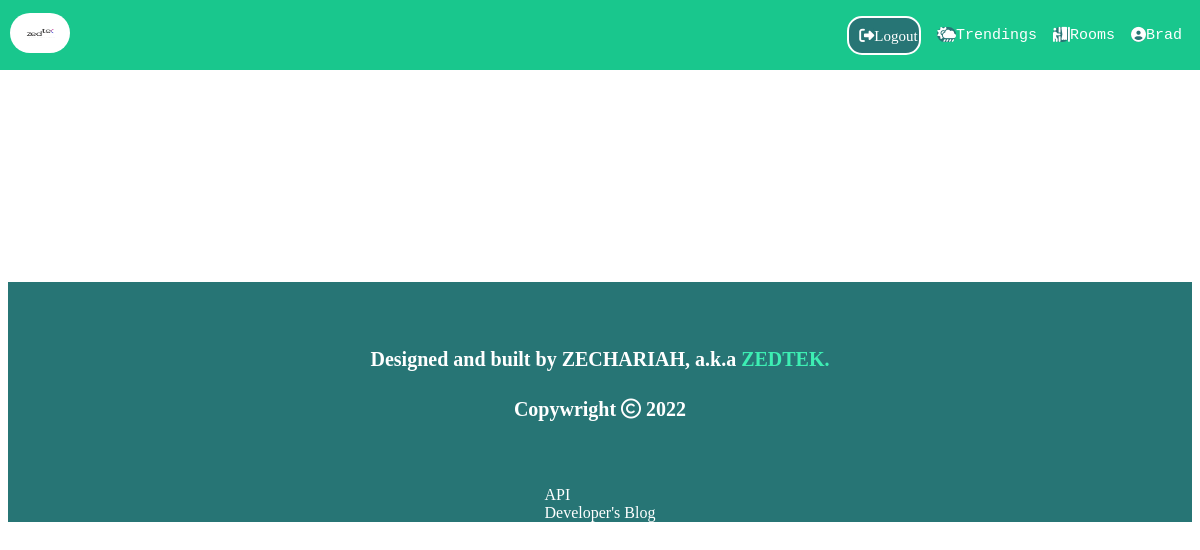
/uploaded/ (signed in), run on an earlier commit of the app's database.
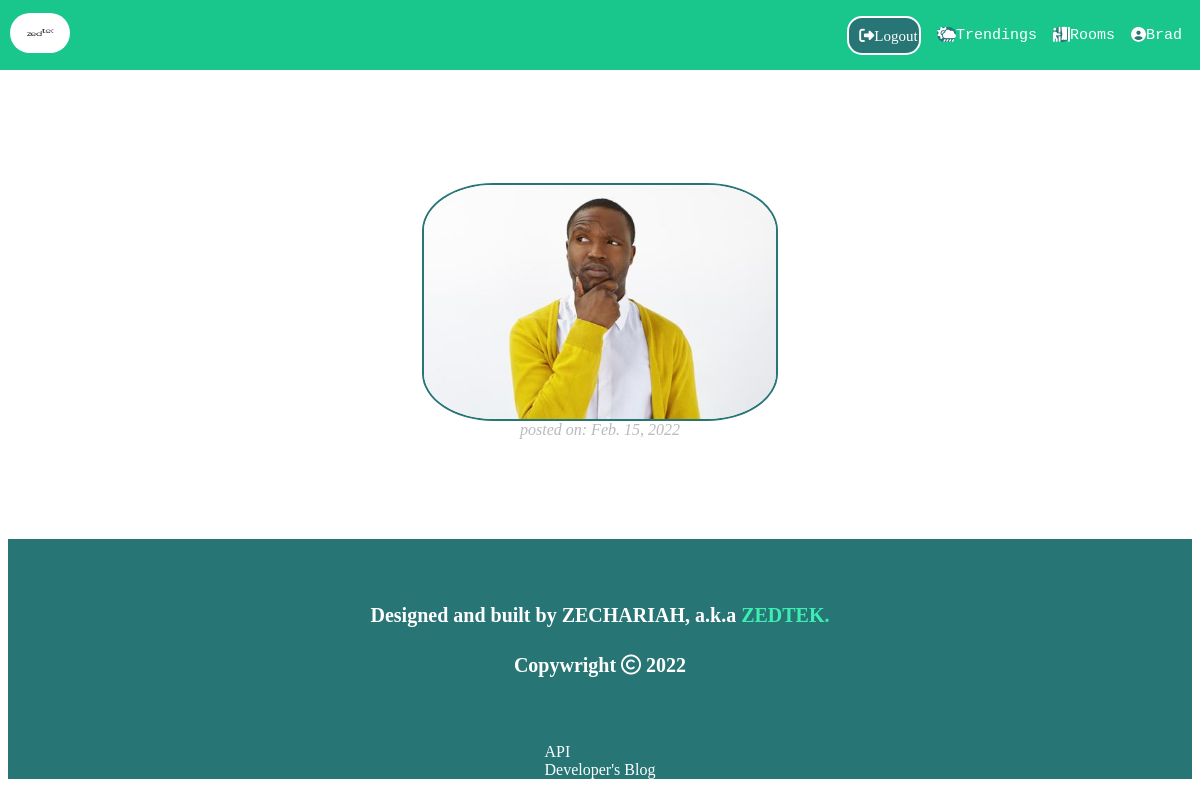
And on a later commit of the database.
### chatapp/models.py (models this page shows, shortened)
class UploadedImage(models.Model):
    user= models.ForeignKey(User, on_delete=models.CASCADE)
    image= models.ImageField(default='deafult.jpg', upload_to='Uploaded_Image/', blank=True)
    date= models.DateField('uploaded on', auto_now_add=True)
    class Meta:
        get_latest_by= 'date'

### chatapp/views.py (the view)
# urls.py: path('uploaded/', views.uploaded, name=' my uploaded images'),
@login_required(login_url='/chat/')
def uploaded(request):
    user= request.user
    myImages= user.uploadedimage_set.all()
    return render(request, 'user_uploads.html', {'uploaded': myImages,'user':user})

### chatapp/templates/frontend/user_uploads.html (shortened to what this page needs)
{%extends 'base.html'%}
{%block body%}
<div class="uploads">
    {%for img in uploaded%}
    <div class="my-img">
        <img src="{{img.image.url}}" alt="my image" id="myImage">
        <i class="post-date" style="color:rgb(184, 186, 189); font-family: dreamy;">posted on: {{img.date}}</i>
    </div>
    {%endfor%}
</div>
{%endblock%}

What changed in the data, as far as the page shows it:
added UploadedImage: image (picture), date "Feb. 15, 2022"
